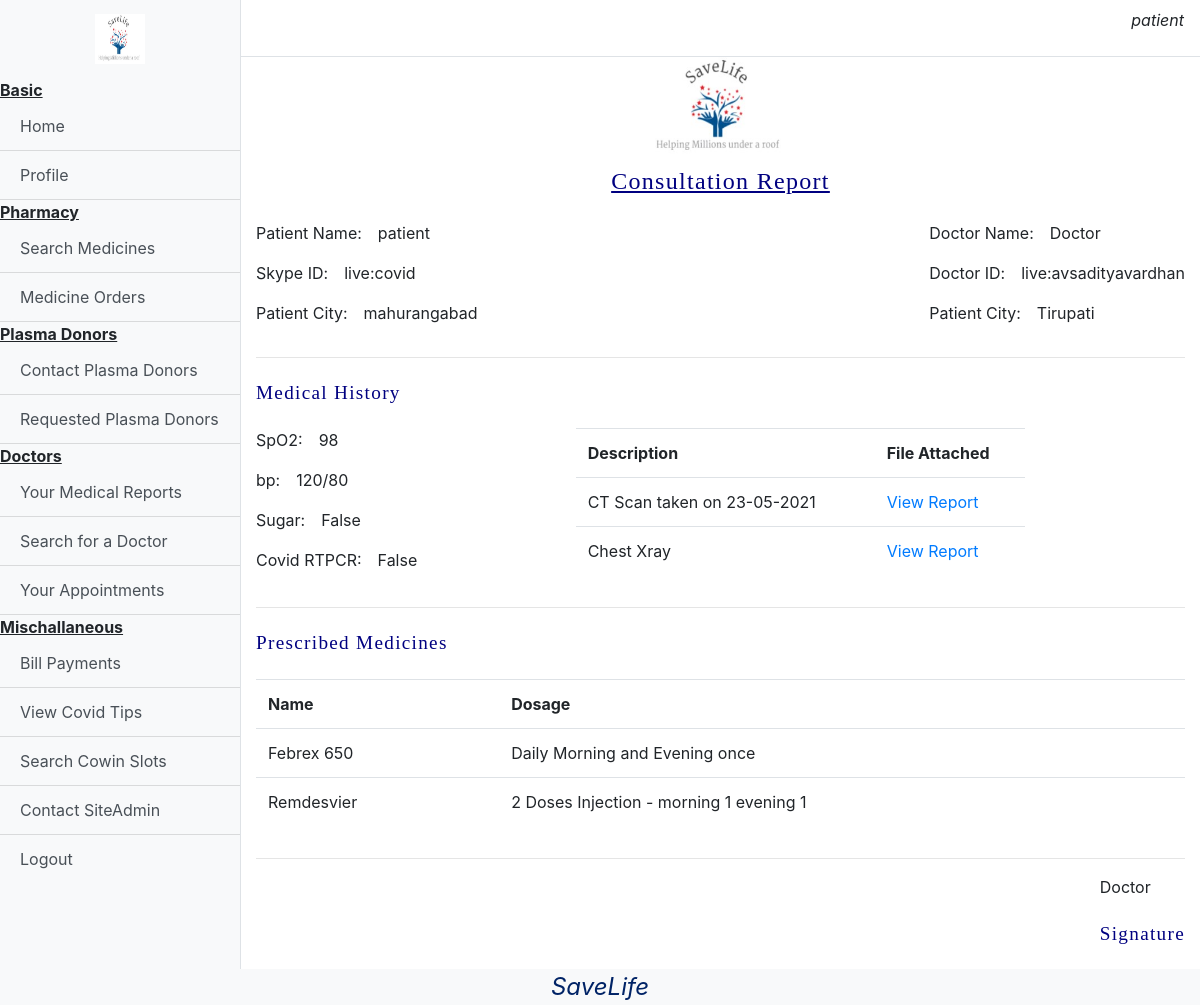
/patient/viewConsultation/1 (signed in), run on the app's committed database.
### base/models.py (models this page shows, shortened)
class User(AbstractUser):
    type = models.CharField(max_length=10,choices=(("Patient","Patient"),("Doctor","Doctor"),("Donor","Donor"),("Pharmacy","Pharmacy")))

class Profile(models.Model):
    user = models.OneToOneField(User,on_delete=models.CASCADE)
    address1 = models.CharField(max_length=1000)
    address2 = models.CharField(max_length=1000)
    street =  models.CharField(max_length=1000)
    city = models.CharField(max_length=1000)
    state = models.CharField(max_length=1000)
    pincode = models.IntegerField()
    covid = models.BooleanField()
    skype = models.CharField(blank=True,max_length=200)
    mobile = models.BigIntegerField(null=True)

### doctor/models.py (models this page shows)
class Consultation(models.Model):
    appointment = models.OneToOneField(Appointment,on_delete=models.CASCADE)
    medicines = models.ManyToManyField(Medicines)
    fee = models.IntegerField(blank=True,null=True)
    created_at = models.DateTimeField(auto_now_add=True)

class Appointment(models.Model):
    patient = models.ForeignKey(User,related_name='patient',on_delete=models.SET_NULL,null=True)
    doctor = models.ForeignKey(User,related_name='doctor',on_delete=models.SET_NULL,null=True)
    status = models.CharField(choices=(('Pending','Pending'),('Open','Open'),('Close','Close')),max_length=10)
    date_created = models.DateTimeField(auto_now_add=True)

class Medicines(models.Model):
    name = models.CharField(max_length=200)
    dosage = models.CharField(max_length=200)
    added_by = models.ForeignKey(User,on_delete=models.SET_NULL,null=True)
    added_at = models.DateTimeField(auto_now_add=True)

### patient/models.py (models this page shows)
class MedicalReport(models.Model):
    patient = models.ForeignKey(User,on_delete=models.SET_NULL,null=True)
    spo2 = models.CharField(max_length=200)
    bp = models.CharField(max_length=200)
    sugar = models.BooleanField()
    covid = models.BooleanField()
    report = models.ManyToManyField(Report,blank=True)

class Report(models.Model):
    user = models.ForeignKey(User,on_delete=models.SET_NULL,null=True)
    description = models.CharField(max_length=200,default='')
    file = models.FileField(upload_to='reports')

### patient/views.py (the view)
# urls.py: path('viewConsultation/<int:cid>',views.viewConsultation,name="viewConsultation"),
def viewConsultation(request,cid):
    if request.user.type!="Patient":
        storage = messages.get_messages(request)
        storage.used = True
        messages.info(request,'Not Allowed. Please Re-Login')
        return redirect('/')
    consultation = Consultation.objects.get(id=cid)
    medical_history = MedicalReport.objects.filter(patient=consultation.appointment.patient)
    return render(request,"Patient/viewConsultation.html",{'consultation':consultation,'medhist':medical_history[0]})

### templates/Patient/viewConsultation.html (shortened to what this page needs)
{%extends "Patient/dashboard.html"%}
{%load static%}
{%block content%}
<center><img src="{%static 'images/logo.jpg'%}" height="100px" width="150px" alt=""></center>
<p class="centText"><u>Consultation Report</u></p>
<div class="left">
    <p>Patient Name:&emsp;{{consultation.appointment.patient.first_name}}</p>
    <p>Skype ID:&emsp;{{consultation.appointment.patient.profile.skype}}</p>
    <p>Patient City:&emsp;{{consultation.appointment.patient.profile.city}}</p>
</div>
<div class="right">
    <p>Doctor Name:&emsp;{{consultation.appointment.doctor.first_name}}</p>
    <p>Doctor ID:&emsp;{{consultation.appointment.doctor.profile.skype}}</p>
    <p>Patient City:&emsp;{{consultation.appointment.doctor.profile.city}}</p>
</div>
<hr width="100%">
<p class="leftText">Medical History</p>
<div class="row">
    <div class="col-sm-4">
    <p>SpO2:&emsp;{{medhist.spo2}}</p>
    <p>bp:&emsp;{{medhist.bp}}</p>
    <p>Sugar:&emsp;{{medhist.sugar}}</p>
    <p>Covid RTPCR:&emsp;{{medhist.covid}}</p>
    </div>
    <div class="col-sm-6">
        <table class="table">
            <tr>
                <th>Description</th>
                <th>File Attached</th>
            </tr>
            {% for item in medhist.report.all %}
            <tr>
                <td>{{item.description}}</td>
                <td><a href="{{item.file.url}}">View Report</a></td>
            </tr>
            {%endfor%}
        </table>
    </div>
</div>
<hr width="100%">
<div class="row">
    <div class="col-sm">
        <p class="leftText">Prescribed Medicines</p>
        <table class="table">
            <tr>
                <th>Name</th>
                <th>Dosage</th>
            </tr>
            {%for item in consultation.medicines.all%}
            <tr>
                <td>{{item.name}}</td>
                <td>{{item.dosage}}</td>
            </tr>
            {%endfor%}
        </table>
    </div>
</div>
<hr width="100%">
<div class="right">
    <p>{{consultation.appointment.doctor.first_name}} <br><p class="leftText">Signature</p></a></p>
</div>
{%endblock%}

### templates/Patient/dashboard.html (shortened to what this page needs)
{%load static%}
{% load google_translate %}
<!DOCTYPE html>
<html lang="en">
<head>
    <link rel="stylesheet" href="https://cdn.jsdelivr.net/npm/bootstrap@4.5.3/dist/css/bootstrap.min.css">
    <link rel="stylesheet" href="{% static 'css/dashboard.css' %}">
</head>
<body>
  <div class="d-flex" id="wrapper">
    <div class="bg-light border-right" id="sidebar-wrapper">
      <div class="sidebar-heading"><center><img src="{% static 'images/logo.jpg' %}" width="50px" height="50px"></center></div>
      <div class="list-group list-group-flush">
        <b><u>Basic</u></b>
        <a href="/dashboard" class="list-group-item list-group-item-action bg-light">Home</a>
        <a href="/addProfile" class="list-group-item list-group-item-action bg-light">Profile</a>
        <b><u>Pharmacy</u></b>
        <a href="/patient/searchMedicine" class="list-group-item list-group-item-action bg-light">Search Medicines</a>
        <a href="/patient/yourOrders" class="list-group-item list-group-item-action bg-light">Medicine Orders</a>
        <b><u>Plasma Donors</u></b>
        <a href="/patient/searchDonors" class="list-group-item list-group-item-action bg-light">Contact Plasma Donors</a>
        <a href="/patient/showDonorRequest" class="list-group-item list-group-item-action bg-light">Requested Plasma Donors </a>
        <b><u>Doctors</u></b>
        <a href="/patient/MedicalReport" class="list-group-item list-group-item-action bg-light">Your Medical Reports</a>
        <a href="/patient/viewDoctor" class="list-group-item list-group-item-action bg-light">Search for a Doctor</a>
        <a href="/patient/viewAppointment" class="list-group-item list-group-item-action bg-light">Your Appointments</a>
        <b><u> Mischallaneous</u></b>
        <a href="/patient/yourBill" class="list-group-item list-group-item-action bg-light">Bill Payments</a>
        <a href="/covidTips" class="list-group-item list-group-item-action bg-light">View Covid Tips</a>
        <a href="/cowinSlot" class="list-group-item list-group-item-action bg-light">Search Cowin Slots</a>
        <a href="/contactAdmin" class="list-group-item list-group-item-action bg-light">Contact SiteAdmin</a>
        <a href="/logout" class="list-group-item list-group-item-action bg-light">Logout</a>
      </div>
    </div>
    <div id="page-content-wrapper">
      <nav class="navbar navbar-expand-lg navbar-light bg-transparent border-bottom">
        <button class="btn btn-link" id="menu-toggle"></button>
        <p class="justify-content-end ml-auto" style="font-style: oblique;">{% google_translate type='vertical' language='en' %} {{request.user.username}}</p>
      </nav>
      <div class="container-fluid">
            {%block content%}
            {%endblock%}
      </div>
    </div>
  </div>
  <div class="footer obq bg-light">
    SaveLife
</div>
</body>
</html>

### static/css/dashboard.css (style rules this page uses)
#wrapper { overflow-x: hidden; }
#sidebar-wrapper { min-height: 100vh; margin-left: -15rem; -webkit-transition: margin .25s ease-out; -moz-transition: margin .25s ease-out; -o-transition: margin .25s ease-out; transition: margin .25s ease-out; }
.footer { font-weight: 400; font-size: 1.3em; left: 0; bottom: 0; width: 100%; color: #002366; text-align: center; }
#sidebar-wrapper .sidebar-heading { padding: 0.875rem 1.25rem; font-size: 1.2rem; }
#sidebar-wrapper .list-group { width: 15rem; }
#page-content-wrapper { min-width: 100vw; }
@media (min-width: 768px) { #sidebar-wrapper { margin-left: 0; } }
@media (min-width: 768px) { #page-content-wrapper { min-width: 0; width: 100%; } }
.obq { font-style: oblique; font-size: 1.5em; text-align:center; }

### templates/Patient/viewConsultation.html (style rules this page uses)
.right { float: right; }
.left { float: left; }
.centText { font-family: Georgia, 'Times New Roman', Times, serif; font-weight: 200; line-height: 2em; font-size: x-large; letter-spacing: 1.3px; text-align: center; color: #000080; }
.leftText { font-family: Georgia, 'Times New Roman', Times, serif; font-weight: 200; line-height: 2em; font-size: larger; letter-spacing: 1.3px; text-align: left; color: #000080; }

### data on the page
User: user.username "patient"
Consultation: appointment.patient.first_name "patient", appointment.patient.profile.skype "live:covid", appointment.patient.profile.city "mahurangabad", appointment.doctor.first_name "Doctor", appointment.doctor.profile.skype "live:avsadityavardhan", appointment.doctor.profile.city "Tirupati"
MedicalReport: spo2 "98", bp "120/80", sugar "False", covid "False"
Report: description "CT Scan taken on 23-05-2021"
Report: description "Chest Xray"
Medicines: name "Febrex 650", dosage "Daily Morning and Evening once"
Medicines: name "Remdesvier", dosage "2 Doses Injection - morning 1 evening 1"
